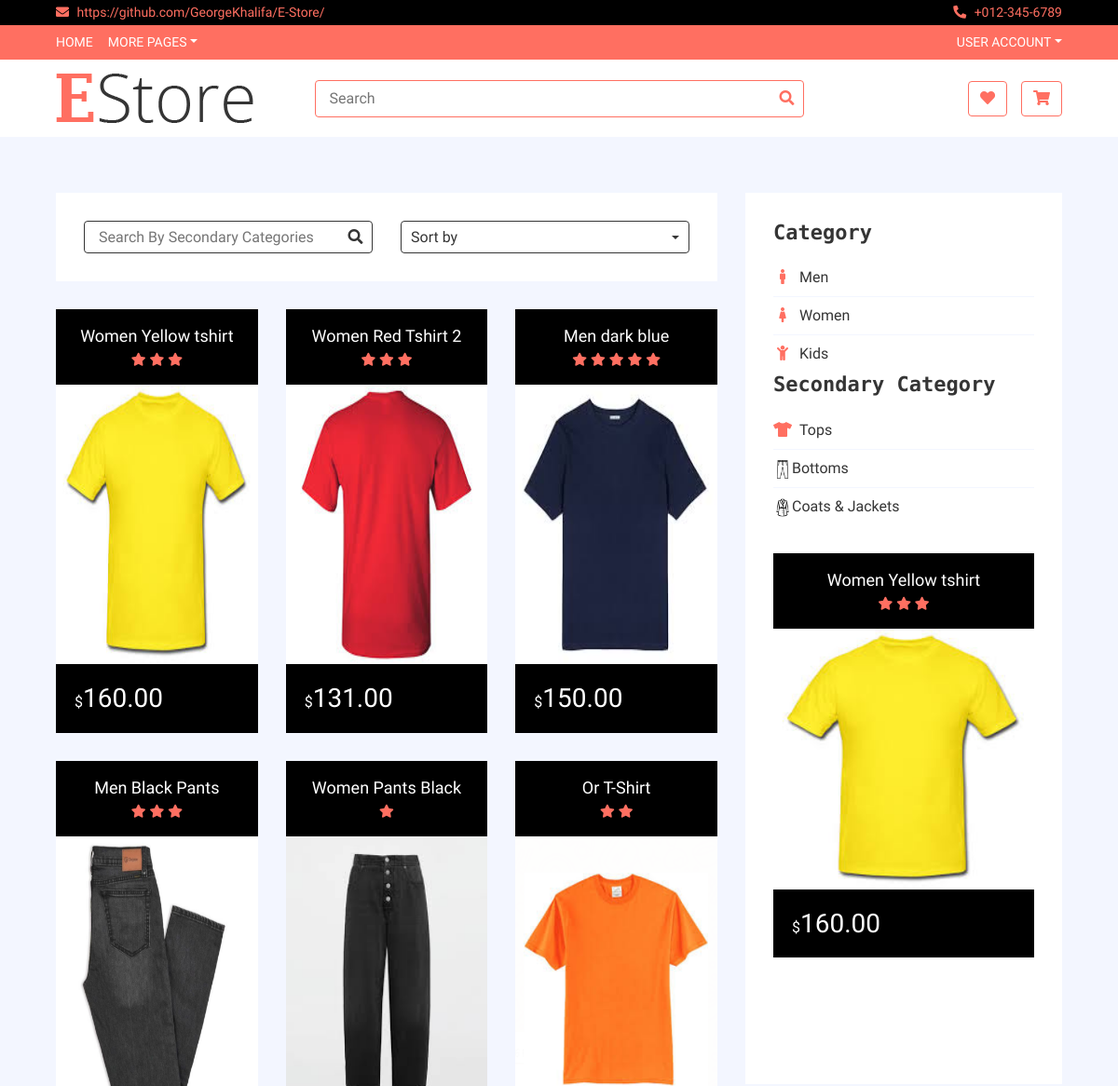
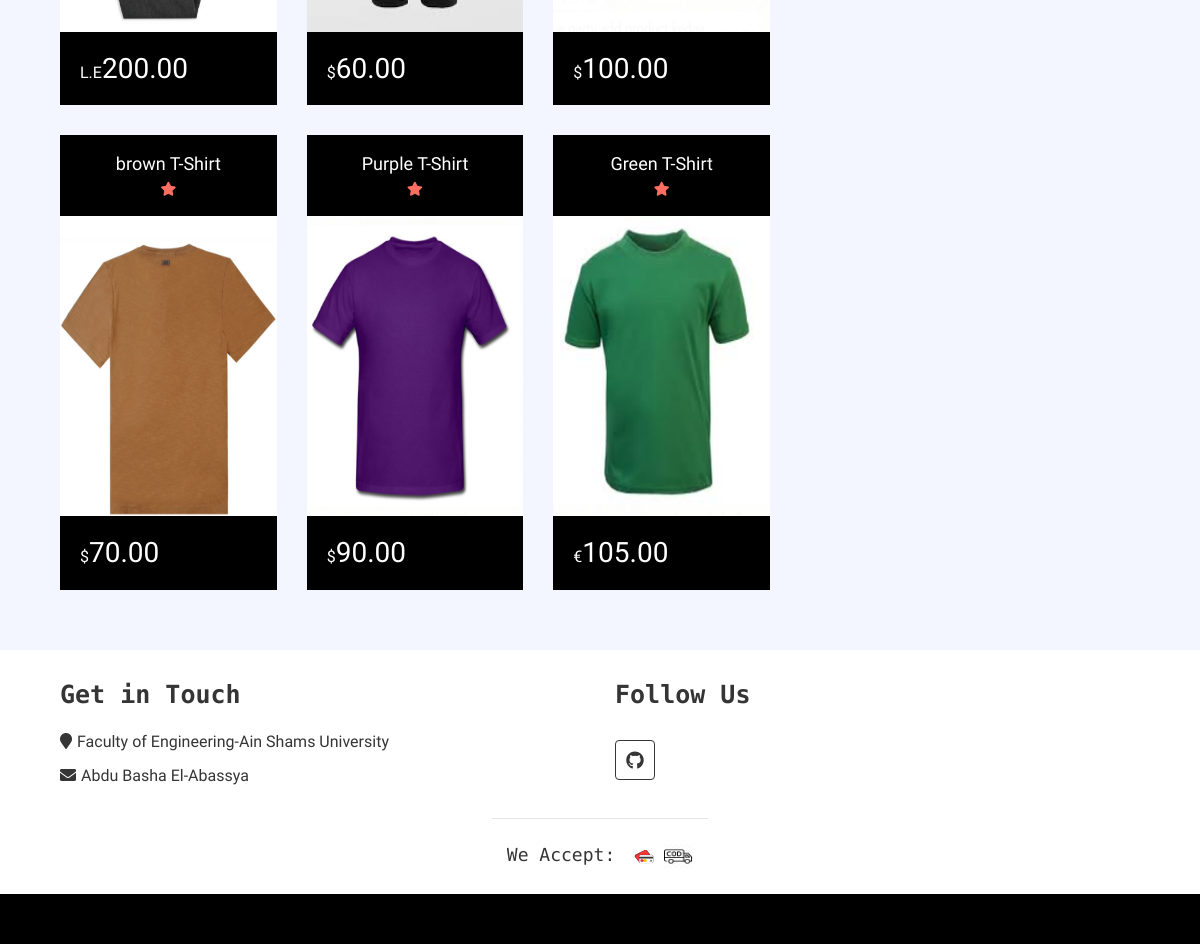
The page / on the database its author committed (2 pictures, top to bottom).
### App1/models.py (models this page shows)
class Product(models.Model):
    id = models.AutoField(primary_key=True)
    seller = models.ForeignKey(to = User,on_delete = models.CASCADE)
    name=models.CharField(max_length=20,default='')
    in_stock = models.PositiveIntegerField()
    currency =  models.CharField(default='$',choices=currency_choices,max_length=20)
    size = models.CharField(default='S',choices=size_choices,max_length=20)
    price = models.DecimalField(max_length = 13, decimal_places = 2, max_digits = 10) #product_price
    picture = models.ImageField(upload_to = 'product_picture/', default = 'null.png')
    main_category= models.CharField(default='Men',choices=main_category_choices,max_length=20)
    secondary_category=  models.CharField(default='Top',choices=secondary_choices,max_length=20)
    details=models.CharField(default='',max_length=1999)
    views = models.ManyToManyField(User,related_name='view',default=None,blank=True)
    favourites =models.ManyToManyField(User,related_name='favourite',default=None,blank=True)
    def get_average_rating(self):
        review = ProductReview.objects.filter(product = self)
        average = sum(int(rev.get_rating()) for rev in review)
        count = self.reviews.count()
        if count > 0:
            return round(average/count, 1)
        else:
            return 0

### App1/views.py (the view)
# urls.py: url(r'^$', views.recommendation_logic, name = 'index'),
def recommendation_logic(request):
    result = C.recommendation_logic_c(request)
    return result

### App1/context_processors.py (called while the page is built)
def add_variable_to_context(request):
    if(request.user.is_authenticated and not request.user.is_superuser):
        actual_user = UserInfo.objects.filter(user = request.user)[0]
        firstname = request.user.first_name
        lastname = request.user.last_name
        if actual_user.BuyerOrSeller == 'seller':
            sellerflag = True
        else:
            sellerflag = False
    else:
        sellerflag = False
        firstname = ""
        lastname = ""
    return {
        'sellerflag': sellerflag, 'firstname': firstname, 'lastname': lastname
    }

### App1/models.py (called while the page is built)
    def get_rating (self):
        return self.rating

### templates/App1/index.html (shortened to what this page needs)
<!DOCTYPE html>
{% load static %}
<html lang="en">
    <head>
        <link rel="stylesheet" href="http://netdna.bootstrapcdn.com/font-awesome/4.2.0/css/font-awesome.min.css">
        <link href="https://stackpath.bootstrapcdn.com/bootstrap/4.4.1/css/bootstrap.min.css" rel="stylesheet">
        <link href="https://cdnjs.cloudflare.com/ajax/libs/font-awesome/5.10.0/css/all.min.css" rel="stylesheet">
        <link href="{% static 'lib/slick/slick.css' %}" rel="stylesheet">
        <link href="{% static 'lib/slick/slick-theme.css' %}" rel="stylesheet">
        <link href="{% static 'css/style.css' %}" rel="stylesheet">
    </head>
    <body>
        <div class="top-bar">
            <div class="container-fluid">
                <div class="row">
                    <div class="col-sm-6">
                        <i class="fa fa-envelope"></i>
                        <a href="https://github.com/GeorgeKhalifa/E-Store/"> https://github.com/GeorgeKhalifa/E-Store/</a>
                    </div>
                    <div class="col-sm-6">
                        <i class="fa fa-phone-alt"></i>
                        +012-345-6789
                    </div>
                </div>
            </div>
        </div>
        <div class="nav">
            <div class="container-fluid">
                <nav class="navbar navbar-expand-md bg-dark navbar-dark">
                    <div class="collapse navbar-collapse justify-content-between" id="navbarCollapse">
                        <div class="navbar-nav mr-auto">
                            <a href="{% url 'index' %}" class="nav-item nav-link">Home</a>
                            <div class="nav-item dropdown">
                                <a href="#" class="nav-link dropdown-toggle" data-toggle="dropdown">More Pages</a>
                            </div>
                        </div>
                        <div class="navbar-nav ml-auto">
                            <div class="nav-item dropdown">
                                {% if user.is_authenticated %}
                                <a href="#" class="nav-link dropdown-toggle" data-toggle="dropdown">{{firstname}} {{lastname}}</a>
                                {% else %}
                                <a href="#" class="nav-link dropdown-toggle" data-toggle="dropdown">User Account</a>
                                {% endif %}
                            </div>
                        </div>
                    </div>
                </nav>
            </div>
        </div>
        <div class="bottom-bar">
            <div class="container-fluid">
                <div class="row align-items-center">
                    <div class="col-md-3">
                        <div class="logo">
                            <a href="{%url 'index'%}">
                                <img src={% static 'img/logo.png' %} alt="Logo">
                            </a>
                        </div>
                    </div>
                    <div class="col-md-6">
                       <form action="{%url 'index'%}">
                        <div class="search">
                            <input type="text" placeholder="Search" name="search">
                            <button><i class="fa fa-search"></i></button>
                        </div>
                        </form>
                    </div>
                    <div class="col-md-3">
                        <div class="user">
                      {% if  request.user.is_authenticated and not sellerflag %}
                            <a href="{% url 'App1:favourite_list'%}" class="btn wishlist">
                                <i class="fa fa-heart"></i>
                                <span></span>
                            </a>
                            <a href="{% url 'App1:cart'%}" class="btn cart">
                                <i class="fa fa-shopping-cart"></i>
                                <span>({{total_number}})</span>
                            </a>
                            {% else %}
                             <a href="{% url 'App1:register'%}" class="btn wishlist">
                                <i class="fa fa-heart"></i>
                            </a>
                            <a href="{% url 'App1:register'%}" class="btn cart">
                                <i class="fa fa-shopping-cart"></i>
                            </a>
                            {% endif %}
                        </div>
                    </div>
                </div>
            </div>
        </div>
        <div class="product-view">
            <div class="container-fluid">
                <div class="row">
                    <div class="col-lg-8">
                        <div class="row">
                            <div class="col-md-12">
                                <div class="product-view-top">
                                    <div class="row">
                                        <div class="col-md-6">
                                             <form action="{%url 'index'%}">
                                            <div class="product-search">
                                                <input type="text" placeholder="Search By Secondary Categories" name="search2">
                                                <button><i class="fa fa-search"></i></button>
                                            </div>
                                            </form>
                                        </div>
                                        <div class="col-md-6">
                                            <div class="product-short">
                                                <div class="dropdown">
                                                    <div class="dropdown-toggle" data-toggle="dropdown">Sort by</div>
                                                </div>
                                            </div>
                                        </div>
                                    </div>
                                </div>
                            </div>
                            {% if products%}
                            {% for product in products %}
                            <div class="col-md-4">
                            <a href="{%url 'App1:product_details' product.id%}">
                                <div class="product-item">
                                    <div class="product-title">
                                        <a href="{%url 'App1:product_details' product.id%}">{{product.name}}</a>
                                        <div class="ratting">
                                         {% with ''|center:product.get_average_rating as range %}
                                          {% for _ in range %}
                                            <i class="fa fa-star"></i>
                                          {% endfor %}
                                         {% endwith %}
                                        </div>
                                    </div>
                                    <div class="product-image">
                                        <a href="{%url 'App1:product_details' product.id%}">
                                            <img src="{{product.picture.url}}" alt="Product Image" height=300px>
                                        </a>
                                    </div>
                                    <div class="product-price">
                                        <h3><span>{{product.currency}}</span>{{product.price}}</h3>
                                    </div>
                                </div>
                            </div>
                            {% endfor %}
                            {% endif %}
                        </div>
                    </div>
                   <div class="col-lg-4 sidebar">
                        <div class="sidebar-widget category">
                            <h2 class="title">Category</h2>
                            <nav class="navbar bg-light">
                                <ul class="navbar-nav">
                                    <li class="nav-item">
                                        <a class="nav-link" href="{% url 'App1:index_category'%}"><i class="fa fa-male"></i>Men</a>
                                    </li>
                                    <li class="nav-item">
                                        <a class="nav-link" href="{% url 'App1:index_category1'%}"><i class="fa fa-female"></i>Women</a>
                                    </li>
                                    <li class="nav-item">
                                        <a class="nav-link" href="{% url 'App1:index_category2'%}"><i class="fa fa-child"></i>Kids</a>
                                    </li>
                                </ul>
                            </nav>
                            <h2 class="title">Secondary Category</h2>
                            <nav class="navbar bg-light">
                                <ul class="navbar-nav">
                                    <li class="nav-item">
                                        <a class="nav-link" href="{% url 'App1:index_category3'%}"><i class="fas fa-tshirt"></i>Tops</a>
                                    </li>
                                    <li class="nav-item">
                                        <a class="nav-link" href="{% url 'App1:index_category4'%}"> <img src={% static 'img/trousers.png' %} alt="trousers" height=20px width=20px></i>Bottoms</a>
                                    </li>
                                    <li class="nav-item">
                                        <a class="nav-link" href="{% url 'App1:index_category5'%}"><img src={% static 'img/coat.png' %} alt="Jacket" height=20px width=20px></i>Coats & Jackets</a>
                                    </li>
                                </ul>
                            </nav>
                        </div>
                         <div class="sidebar-widget widget-slider">
                            <div class="sidebar-slider normal-slider">
                             {% if products%}
                             {% for product in recommended_products %}
                                <div class="product-item">
                                    <div class="product-title">
                                        <a href="{%url 'App1:product_details' product.id%}" >{{product.name}}</a>
                                        <div class="ratting">
                                          {% with ''|center:product.get_average_rating as range %}
                                        {% for _ in range %}
                                         <i class="fa fa-star"></i>
                                         {% endfor %}
                                         {% endwith %}
                                        </div>
                                    </div>
                                    <div class="product-image">
                                        <ahref="{%url 'App1:product_details' product.id%}">
                                            <img src="{{product.picture.url}}" alt="Product Image">
                                    </div>
                                    <div class="product-price">
                                        <h3><span>{{product.currency}}</span>{{product.price}}</h3>
                                    </div>
                                </div>
                                {% endfor %}
                                 {% endif %}
                            </div>
                        </div>
                    </div>
                </div>
            </div>
        </div>
        <div class="footer">
            <div class="container-fluid">
                <div class="row">
                    <div class="col-lg-6 col-md-6">
                        <div class="footer-widget">
                            <h2>Get in Touch</h2>
                            <div class="contact-info">
                                <p><i class="fa fa-map-marker"></i>Faculty of Engineering-Ain Shams University</p>
                                <p><i class="fa fa-envelope"></i>Abdu Basha El-Abassya</p>
                            </div>
                        </div>
                    </div>
                    <div class="col-lg-6 col-md-6">
                        <div class="footer-widget">
                            <h2>Follow Us</h2>
                            <div class="contact-info">
                                <div class="social">
                                    <a href="https://github.com/GeorgeKhalifa/E-Store/"><i class="fab fa-github"></i></a>
                                </div>
                            </div>
                        </div>
                    </div>
                <div class="row payment align-items-center">
                    <div class="col-md-12">
                        <div class="payment-method">
                            <h2 style="text-align:center">We Accept:</h2>
                            <img src={% static 'img/creditcard.png' %} alt="Payment Method" height=30px width=30px />
                            <img src={% static 'img/cod.png' %} alt="Payment Method" height=30px width=30px />
                        </div>
                    </div>
                        </div>
                    </div>
                </div>
            </div>
        <div class="footer-bottom">
        </div>
    </body>
</html>

### rows shown on the page
Product: name "Women Yellow tshirt", picture (picture), currency "$", price "160.00"
Product: name "Women Red Tshirt 2", picture (picture), currency "$", price "131.00"
Product: name "Men dark blue", picture (picture), currency "$", price "150.00"
Product: name "Men Black Pants", picture (picture), currency "L.E", price "200.00"
Product: name "Women Pants Black", picture (picture), currency "$", price "60.00"
Product: name "Or T-Shirt", picture (picture), currency "$", price "100.00"
Product: name "brown T-Shirt", picture (picture), currency "$", price "70.00"
Product: name "Purple T-Shirt", picture (picture), currency "$", price "90.00"
Product: name "Green T-Shirt", picture (picture), currency "€", price "105.00"
